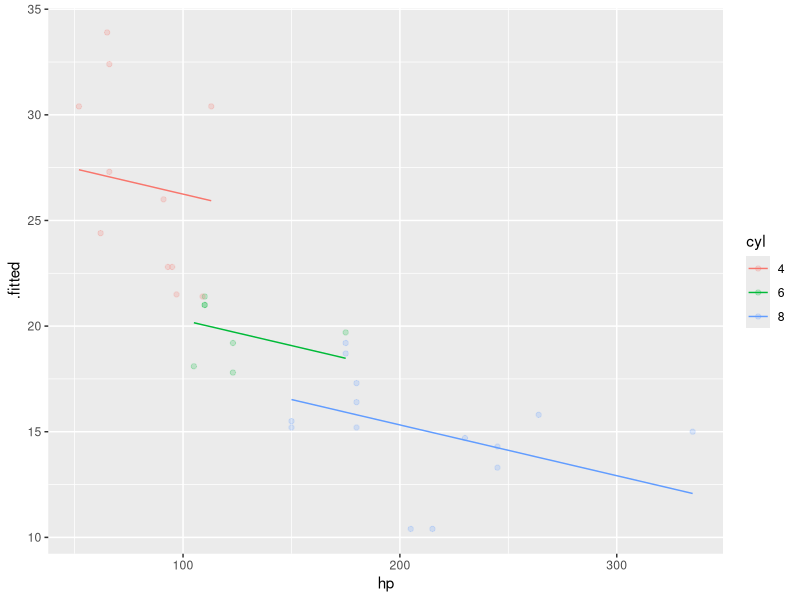

R code for this plot:

library(tidyverse)
library(broom)

# prep data: 
mtcars.modified <- 
  mtcars %>% 
  mutate(cyl = as.factor(cyl))

# fit model: 
m1 <- lm(mpg ~ hp + cyl, 
         data = mtcars.modified)

# plot regression lines: 
m1 %>% 
  broom::augment() %>%  # add columns with fitted values, residuals, etc. 
  
  ggplot() + 
  
  # add the fitted regresseion lines: 
  geom_line(aes(x = hp, y = .fitted, group = cyl, col = cyl)) + 
  
  # add the actual y-values
  geom_point(data = mtcars.modified, 
             aes(x = hp, y = mpg, col = cyl), 
             alpha = .2) 
